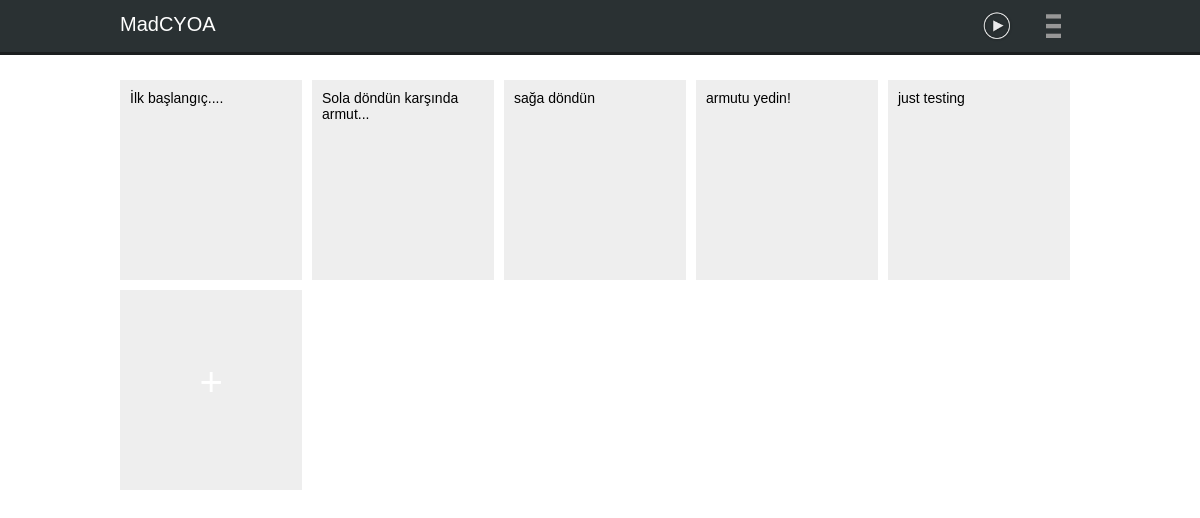
The app's page /chapter/krhc/, older data.
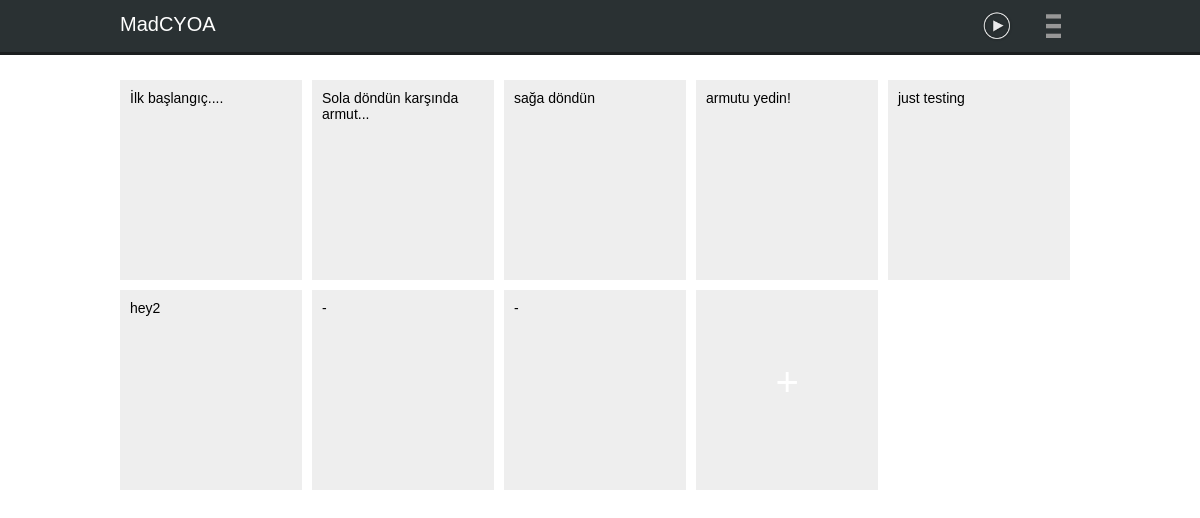
The same page, newer data.
### stories/models.py (models this page shows, shortened)
class Displayable(models.Model):
    name = models.CharField(max_length=100, null=True, blank=True)
    slug = AutoSlugField(populate_from="name", unique=True, null=True, blank=True)
    text = models.TextField(null=True, blank=True)
    sort_order = models.IntegerField(default=1)
    class Meta:
        abstract = True
        ordering = ("sort_order",)

class Snippet(Displayable):
    chapter = models.ForeignKey(Chapter, related_name="related_snippets")
    is_completed = models.BooleanField(default=False)
    is_failed = models.BooleanField(default=False)
    starting_point = models.BooleanField(default=False)
    checkpoint = models.BooleanField(default=False)

### stories/views.py (the view)
# urls.py: url(r'^chapter/(?P<slug>[\w-]+)/$', ChapterDetail.as_view(), name="chapter-detail"),
class ChapterDetail(DetailView):
    model = Chapter
    template_name = "chapter_detail.html"

### templates/chapter_detail.html (shortened to what this page needs)
{% extends "base.html" %}
{% block pageContent %}
<div style="width: 100%; overflow:auto; font-family: Tahoma; font-size: 14px;">
	{% for snippet in object.related_snippets.all %}
	<div class="snp snippet" id="{{ snippet.slug }}">
		<div class="snp-text">
			{{ snippet.text|default:'-' }}
		</div>
	</div>
	{% endfor %}
	<div class="snp new-snippet" id="{{ snippet.slug }}">
		<div class="add-snippet">
		</div>
	</div>
</div>
{% endblock %}

### templates/base.html (shortened to what this page needs)
<html>
<head>
<link rel="stylesheet" href="http://code.jquery.com/ui/1.11.4/themes/smoothness/jquery-ui.css">
<link rel="stylesheet" href="/static/fancyBox/source/jquery.fancybox.css?v=2.1.5" type="text/css" media="screen" />
<link rel="stylesheet" type="text/css" href="/static/css/style.css">
</head>
<body>
<div class="menu-container">
    <div class="menu-items">
        <div class="title">
            <a>MadCYOA</a>
        </div>
        <div class="play-game">
            <a href="">
                <img src="/static/icons/play.png">
            </a>
        </div>
        <div class="more">
            <img src="/static/icons/drawer.png">
        </div>
    </div>
</div>
<div class="page-content">
    <div class="page-cnt">
        {% block pageContent %}
        {% endblock %}
    </div>
</div>
</body>
</html>

### static/css/style.css (style rules this page uses)
* { margin: 0; padding: 0; font-family: "Lucida Sans Unicode", "Lucida Grande", sans-serif; }
.page-content { width: 80%; margin: 0 auto; }
.page-cnt { margin-top: 15px; }
.menu-container { width: 100%; background:#2A3133; }
.menu-items { width: 80%; overflow:auto; color: #fff; padding: 10px 10%; border-bottom: 3px solid #1B1E1F; }
.menu-container a { color: #fff; }
.menu-container .title { width: 50%; float: left; font-family: "Lucida Sans Unicode", "Lucida Grande", sans-serif; font-size: 20px; position: relative; top: 3px; }
.menu-container .play-game { width: 43%; float: left; text-align: right; }
.play-game img { width: 32px; height: 32px; }
.menu-container .more { width: 7%; float: right; text-align: right; }
.more img { margin-right: 10px; width: 24px; height: 26px; margin-top: 2px; }
.snp { width: 19%; float:left; background: #eee; margin-right:1%; height: 200px; margin-top: 10px; }
.snp-text { padding: 10px; }
.new-snippet { font-size: 40px; text-align: center; }
.add-snippet { margin-top: 70px; color: #fff; }

Row changes from the older to the newer data that the page shows:
added Snippet: text "hey2"
added Snippet: text "-"
added Snippet: text "-"
